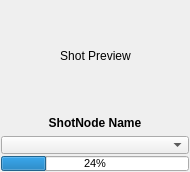
<?xml version="1.0" encoding="UTF-8"?>
<ui version="4.0">
 <class>Form</class>
 <widget class="QWidget" name="Form">
  <property name="geometry">
   <rect>
    <x>0</x>
    <y>0</y>
    <width>190</width>
    <height>172</height>
   </rect>
  </property>
  <property name="windowTitle">
   <string>Linetest Shot</string>
  </property>
  <layout class="QGridLayout" name="gridLayout">
   <property name="horizontalSpacing">
    <number>4</number>
   </property>
   <property name="verticalSpacing">
    <number>2</number>
   </property>
   <property name="margin">
    <number>1</number>
   </property>
   <item row="3" column="0">
    <widget class="QProgressBar" name="pbShot">
     <property name="maximumSize">
      <size>
       <width>16777215</width>
       <height>15</height>
      </size>
     </property>
     <property name="font">
      <font>
       <pointsize>8</pointsize>
      </font>
     </property>
     <property name="value">
      <number>24</number>
     </property>
     <property name="alignment">
      <set>Qt::AlignCenter</set>
     </property>
    </widget>
   </item>
   <item row="2" column="0">
    <widget class="QComboBox" name="cbTask">
     <property name="maximumSize">
      <size>
       <width>16777215</width>
       <height>18</height>
      </size>
     </property>
    </widget>
   </item>
   <item row="0" column="0">
    <layout class="QHBoxLayout" name="hlShotPreview">
     <property name="spacing">
      <number>4</number>
     </property>
     <item>
      <spacer name="horizontalSpacer">
       <property name="orientation">
        <enum>Qt::Horizontal</enum>
       </property>
       <property name="sizeHint" stdset="0">
        <size>
         <width>40</width>
         <height>20</height>
        </size>
       </property>
      </spacer>
     </item>
     <item>
      <widget class="QLabel" name="lShot">
       <property name="text">
        <string>Shot Preview</string>
       </property>
       <property name="scaledContents">
        <bool>true</bool>
       </property>
       <property name="alignment">
        <set>Qt::AlignCenter</set>
       </property>
      </widget>
     </item>
     <item>
      <spacer name="horizontalSpacer_2">
       <property name="orientation">
        <enum>Qt::Horizontal</enum>
       </property>
       <property name="sizeHint" stdset="0">
        <size>
         <width>40</width>
         <height>20</height>
        </size>
       </property>
      </spacer>
     </item>
    </layout>
   </item>
   <item row="1" column="0">
    <widget class="QPushButton" name="bShotName">
     <property name="maximumSize">
      <size>
       <width>16777215</width>
       <height>16777215</height>
      </size>
     </property>
     <property name="font">
      <font>
       <weight>75</weight>
       <bold>true</bold>
       <underline>false</underline>
      </font>
     </property>
     <property name="text">
      <string>ShotNode Name</string>
     </property>
     <property name="flat">
      <bool>true</bool>
     </property>
    </widget>
   </item>
  </layout>
 </widget>
 <resources/>
 <connections/>
</ui>
